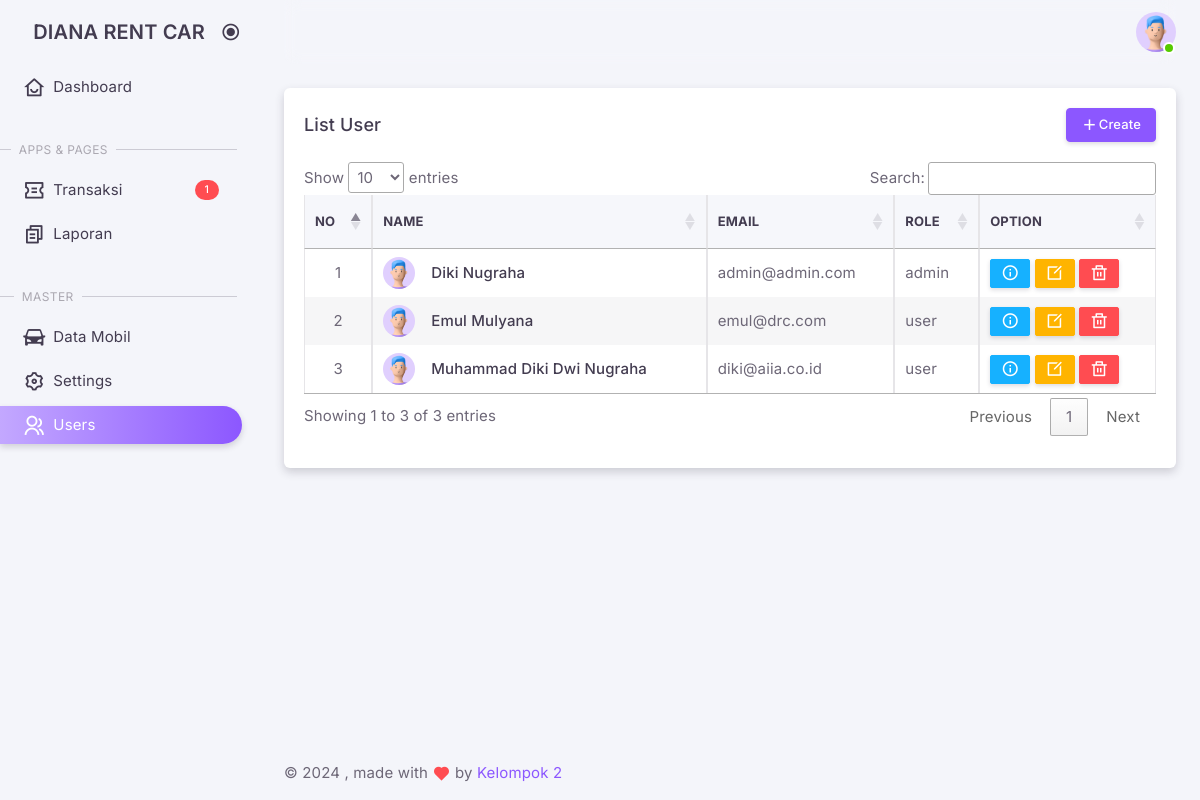
/admin/?views=user_list (signed in), run on the app's committed database.
### tables this page shows
CREATE TABLE IF NOT EXISTS `users` (
  `id` int NOT NULL AUTO_INCREMENT,
  `uuid` varchar(40) NOT NULL,
  `name` varchar(100) NOT NULL,
  `email` varchar(100) NOT NULL,
  `phone_number` varchar(15) DEFAULT NULL,
  `role` enum('admin','driver','user') NOT NULL DEFAULT 'user',
  `password` varchar(255) NOT NULL,
  `code` varchar(50) DEFAULT NULL,
  `is_verified` int DEFAULT NULL,
  `created_at` timestamp NULL DEFAULT CURRENT_TIMESTAMP,
  `updated_at` timestamp NULL DEFAULT CURRENT_TIMESTAMP ON UPDATE CURRENT_TIMESTAMP,
  PRIMARY KEY (`id`),
  UNIQUE KEY `email` (`email`)
);

### classes/User.php (called while the page is built, shortened)
<?php
class User
{
    private $conn;
    private $table = 'users';
    public function __construct()
    {
        $db = new Database();
        $this->conn = $db->connect();
    }
    public function list()
    {
        $query = "SELECT * FROM " . $this->table;
        $stmt = $this->conn->query($query);
        return $stmt->fetchAll(PDO::FETCH_ASSOC);
    }
}

### classes/DatabaseExample.php (called while the page is built, shortened)
<?php
class Database
{
    private $host = 'localhost';
    private $db_name = 'dianarentcar';
    private $username = 'root';
    private $password = '';
    public function connect()
    {
        $this->conn = null;
        try {
            $this->conn = new PDO("mysql:host=" . $this->host . ";dbname=" . $this->db_name, $this->username, $this->password);
            $this->conn->setAttribute(PDO::ATTR_ERRMODE, PDO::ERRMODE_EXCEPTION);
        } catch (PDOException $e) {
            echo "Connection Error: " . $e->getMessage();
        }
        return $this->conn;
    }
}

### admin/pages/user/list.php (the view, shortened to what this page needs)
<?php
require_once '../classes/User.php';
$userModel = new User();
$users = $userModel->list();
$no = 1;
?>
<div class="container-xxl flex-grow-1 container-p-y">
    <div class="row gy-6">
        <div class="col-12">
            <div class="card overflow-hidden">
                <div class="card-header d-flex justify-content-between align-items-center">
                    <h5 class="mb-0">List User</h5>
                    <small class="text-body float-end">
                        <a href="?views=user_create" class="btn btn-primary btn-sm"><i class="ri-add-fill"></i>Create</a>
                    </small>
                </div>
                <div class="table-responsive" style="padding: 0 1.25rem 2rem 1.25rem;">
                    <table id="userTable" class="table table-bordered table-striped table-sm" width="100%">
                        <thead>
                            <tr>
                                <th>No</th>
                                <th>Name</th>
                                <th>Email</th>
                                <th>Role</th>
                                <th>Option</th>
                            </tr>
                        </thead>
                        <tbody>
                            <?php foreach ($users as $user): ?>
                                <tr>
                                    <td class="text-center"><?php echo $no++; ?></td>
                                    <td>
                                        <div class="d-flex align-items-center">
                                            <div class="avatar avatar-sm me-4">
                                                <img src="../assets/img/avatars/1.png" alt="Avatar" class="rounded-circle" />
                                            </div>
                                            <div>
                                                <h6 class="mb-0 text-truncate"><?php echo htmlspecialchars($user['name']); ?></h6>
                                            </div>
                                        </div>
                                    </td>
                                    <td><?php echo htmlspecialchars($user['email']); ?></td>
                                    <td><?php echo htmlspecialchars($user['role']); ?></td>
                                    <td>
                                        <a href="?views=user_detail&uuid=<?php echo urlencode($user['uuid']); ?>" class="btn btn-info btn-xs" data-toggle="tooltip"
                                            title="Detail">
                                            <i class="ri-information-line"></i>
                                        </a>
                                        <a href="index.php?views=user_edit&uuid=<?php echo urlencode($user['uuid']); ?>" class="btn btn-warning btn-xs" data-toggle="tooltip"
                                            title="Edit">
                                            <i class="ri-edit-box-line"></i>
                                        </a>
                                        <button type="button" class="btn btn-danger btn-xs" data-bs-toggle="modal" data-bs-target="#deleteModal"
                                            data-delete-url="../backend/user/delete.php?uuid=<?php echo urlencode($user['uuid']); ?>" data-toggle="tooltip"
                                            title="Delete">
                                            <i class="ri-delete-bin-line"></i>
                                        </button>
                                    </td>
                                </tr>
                            <?php endforeach; ?>
                        </tbody>
                    </table>
                </div>
            </div>
        </div>
    </div>
</div>

### data on the page
users: name "Diki Nugraha", email "admin@admin.com", role "admin"
users: name "Emul Mulyana", email "emul@drc.com", role "user"
users: name "Muhammad Diki Dwi Nugraha", email "diki@aiia.co.id", role "user"
